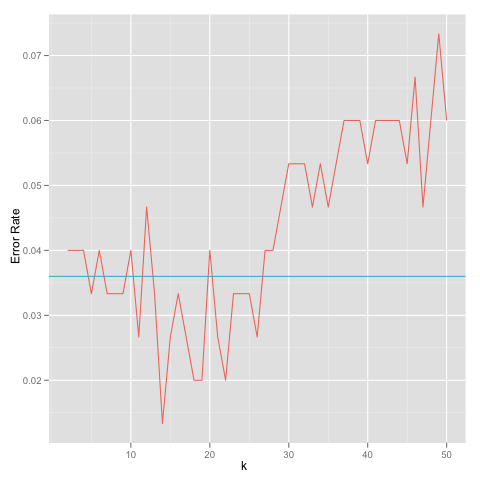

Here is the R script that generated this plot:
library("klaR")
library("class")
library("ggplot2")

iris.size <- nrow(iris)
train.size <- round(4/5 * iris.size)
test.size <- round(1/5 * iris.size)

berr <- c()
for (i in 1:50) {
    train.data <- iris[sample(1:iris.size, train.size, replace=TRUE),]
    test.data <- iris[sample(1:iris.size, test.size, replace=TRUE),]

    m <- NaiveBayes(train.data$Species~., data=train.data)
    br <- predict(m, test.data[,1:4])
    berr <- c(berr, 1 - sum(test.data$Species == br$class) / test.size)
}

koutput <- data.frame()
for (k in 2:50) {
    pred <- knn.cv(iris[,1:4], iris$Species, k=k)
    err  <- 1 - sum(iris$Species == pred) / iris.size
    koutput <- rbind(koutput, data.frame(k=k, err=err))
}

kd <- melt(koutput, id="k")
kp <- ggplot(kd, aes(k, value, colour=variable))
kp <- kp + geom_line()
kp <- kp + opts(legend.position="none")
kp <- kp + scale_y_continuous("Error Rate")
kp <- kp + geom_abline(data=data.frame(err=mean(berr), slope=c(0)), aes(intercept=err, slope=slope, colour="Bayes.Error"))

png("problem2.png")
print(kp)
dev.off()
